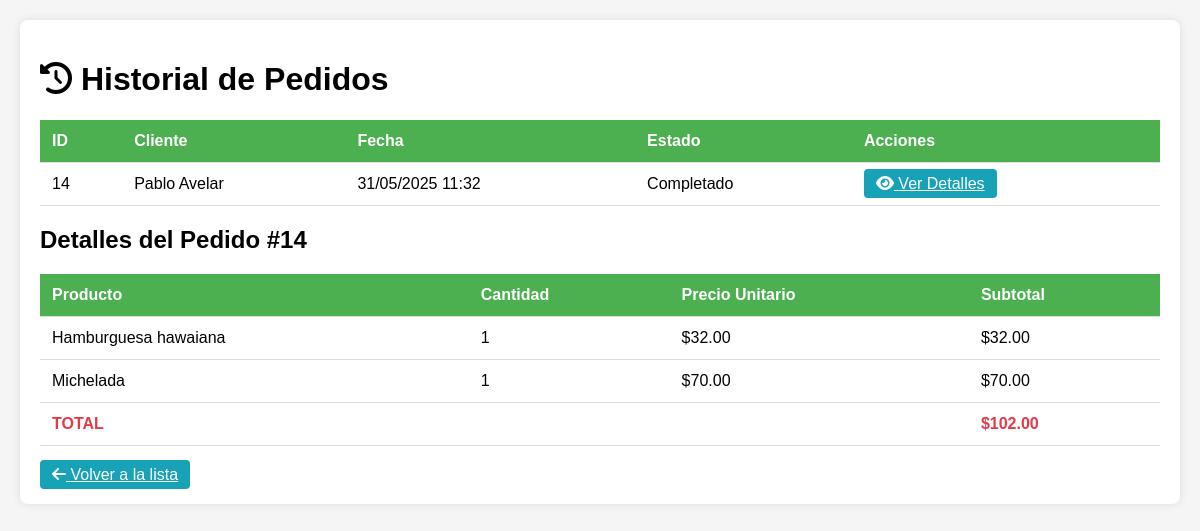
Page /ver_pedidos.php?ver_detalles=14 (signed in) on the committed database.
### tables this page shows
CREATE TABLE IF NOT EXISTS `pedidos` (
  `id` int NOT NULL AUTO_INCREMENT,
  `usuario_id` int NOT NULL,
  `fecha` datetime DEFAULT CURRENT_TIMESTAMP,
  `estado` enum('pendiente','completado') DEFAULT 'pendiente',
  PRIMARY KEY (`id`),
  KEY `usuario_id` (`usuario_id`)
);

CREATE TABLE IF NOT EXISTS `usuarios` (
  `id` int NOT NULL AUTO_INCREMENT,
  `username` varchar(50) NOT NULL,
  `password` varchar(255) NOT NULL,
  `rol` enum('admin','vendedor','cliente') NOT NULL,
  `nombre` varchar(100) NOT NULL,
  `activo` tinyint(1) DEFAULT '1',
  PRIMARY KEY (`id`),
  UNIQUE KEY `username` (`username`)
);

CREATE TABLE IF NOT EXISTS `detalles_pedido` (
  `id` int NOT NULL AUTO_INCREMENT,
  `pedido_id` int NOT NULL,
  `producto_id` int NOT NULL,
  `cantidad` int NOT NULL,
  `precio_unitario` decimal(10,2) NOT NULL,
  PRIMARY KEY (`id`),
  KEY `pedido_id` (`pedido_id`),
  KEY `producto_id` (`producto_id`)
);

CREATE TABLE IF NOT EXISTS `productos` (
  `id` int NOT NULL AUTO_INCREMENT,
  `categoria_id` int DEFAULT NULL,
  `nombre` varchar(100) NOT NULL,
  `descripcion` text,
  `precio` decimal(10,2) NOT NULL,
  `imagen` varchar(255) DEFAULT NULL,
  `stock` int NOT NULL DEFAULT '0',
  PRIMARY KEY (`id`),
  KEY `fk_producto_categoria` (`categoria_id`)
);

### ver_pedidos.php (the view, shortened to what this page needs)
<?php
require 'db.php';
$stmt = $pdo->query("
    SELECT p.*, u.nombre as cliente
    FROM pedidos p
    JOIN usuarios u ON p.usuario_id = u.id
    ORDER BY p.fecha DESC
");
$pedidos = $stmt->fetchAll();
$detalles = [];
if (isset($_GET['ver_detalles']) && is_numeric($_GET['ver_detalles'])) {
    $pedido_id = $_GET['ver_detalles'];
    $stmt = $pdo->prepare("
        SELECT dp.*, pr.nombre as producto_nombre
        FROM detalles_pedido dp
        JOIN productos pr ON dp.producto_id = pr.id
        WHERE dp.pedido_id = ?
    ");
    $stmt->execute([$pedido_id]);
    $detalles = $stmt->fetchAll();
}
?>
<!DOCTYPE html>
<html lang="es">
<head>
    <link rel="stylesheet" href="https://cdnjs.cloudflare.com/ajax/libs/font-awesome/6.0.0-beta3/css/all.min.css">
</head>
<body>
    <div class="container">
        <h1><i class="fas fa-history"></i> Historial de Pedidos</h1>
        <table>
            <thead>
                <tr>
                    <th>ID</th>
                    <th>Cliente</th>
                    <th>Fecha</th>
                    <th>Estado</th>
                    <th>Acciones</th>
                </tr>
            </thead>
            <tbody>
                <?php foreach ($pedidos as $pedido): ?>
                <tr>
                    <td><?= $pedido['id'] ?></td>
                    <td><?= htmlspecialchars($pedido['cliente']) ?></td>
                    <td><?= date('d/m/Y H:i', strtotime($pedido['fecha'])) ?></td>
                    <td><?= ucfirst($pedido['estado']) ?></td>
                    <td>
                        <a href="?ver_detalles=<?= $pedido['id'] ?>" class="btn btn-info">
                            <i class="fas fa-eye"></i> Ver Detalles
                        </a>
                    </td>
                </tr>
                <?php endforeach; ?>
            </tbody>
        </table>
        <?php if (!empty($detalles)): ?>
        <h2>Detalles del Pedido #<?= $_GET['ver_detalles'] ?></h2>
        <table>
            <thead>
                <tr>
                    <th>Producto</th>
                    <th>Cantidad</th>
                    <th>Precio Unitario</th>
                    <th>Subtotal</th>
                </tr>
            </thead>
            <tbody>
                <?php
                $total_pedido = 0;
                foreach ($detalles as $detalle):
                    $subtotal = $detalle['precio_unitario'] * $detalle['cantidad'];
                    $total_pedido += $subtotal;
                ?>
                <tr>
                    <td><?= htmlspecialchars($detalle['producto_nombre']) ?></td>
                    <td><?= $detalle['cantidad'] ?></td>
                    <td>$<?= number_format($detalle['precio_unitario'], 2) ?></td>
                    <td>$<?= number_format($subtotal, 2) ?></td>
                </tr>
                <?php endforeach; ?>
                <tr>
                    <td colspan="3" class="total">TOTAL</td>
                    <td class="total">$<?= number_format($total_pedido, 2) ?></td>
                </tr>
            </tbody>
        </table>
        <a href="ver_pedidos.php" class="btn btn-info">
            <i class="fas fa-arrow-left"></i> Volver a la lista
        </a>
        <?php endif; ?>
    </div>
</body>
</html>

### ver_pedidos.php (style rules this page uses)
body { font-family: Arial, sans-serif; margin: 0; padding: 20px; background-color: #f5f5f5; }
.container { max-width: 1200px; margin: 0 auto; background: white; padding: 20px; border-radius: 8px; box-shadow: 0 0 10px rgba(0,0,0,0.1); }
table { width: 100%; border-collapse: collapse; margin-bottom: 20px; }
th, td { padding: 12px; text-align: left; border-bottom: 1px solid #ddd; }
th { background-color: #4CAF50; color: white; }
.btn { padding: 6px 12px; border: none; border-radius: 4px; cursor: pointer; }
.btn-info { background-color: #17a2b8; color: white; }
.total { font-weight: bold; color: #e63946; }

### rows in the picture
pedidos: id "14", usuario.nombre "Pablo Avelar", fecha "31/05/2025 11:32", estado "Completado"
detalles_pedido: producto.nombre "Hamburguesa hawaiana", cantidad "1", precio_unitario "32.00"
detalles_pedido: producto.nombre "Michelada", cantidad "1", precio_unitario "70.00"

### other values in the picture
$_GET['ver_detalles'] "14"
$total_pedido "102.00"
